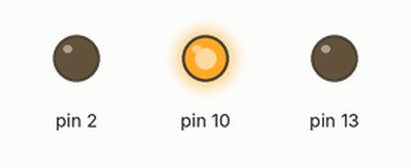
This sketch was run on a simulated Arduino Uno, built with avr-gcc and run on an emulated ATmega328P. Shown: output pins drawn as LEDs (lit = HIGH).

Above: at 0.1 s.
At 2.7 s:
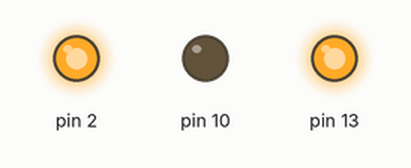
Timing chart, 0 to 3.0 s (numbered marks = the images above):
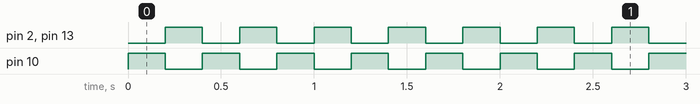

The sketch:

PART_4_3.ino
```cpp
/* University of Washington
ECE 474,  6/27/23
*
Jason Bentley
Lab 1 - Part 4.3
Acknowledgments:	Blink.ino from example sketches
*/

// the setup function runs once when you press reset or power the board
void setup() {
  // initialize digital pin GPIO 10, GPIO13, and GPIO 2 as an output.
  pinMode(10, OUTPUT);
  pinMode(13, OUTPUT);
  pinMode(2, OUTPUT);
}

// the loop function runs over and over again forever
void loop() {
  digitalWrite(10, HIGH);   // turn the LED on (HIGH is the voltage level)
  digitalWrite(13, LOW);    // turn the LED on (LOW is the voltage level)
  digitalWrite(2, LOW);     // speaker click
  delay(200);               // wait for a 200ms
  digitalWrite(10, LOW);    // turn the LED off by making the voltage LOW
  digitalWrite(13, HIGH);   // turn the LED on (HIGH is the voltage level)
  digitalWrite(2, HIGH);    // speaker click
  delay(200);               // wait for a 200ms
}
```

Measured:
- by itself, pin 2, pin 10, pin 13: alternates HIGH for 0.20 s and LOW for 0.20 s
